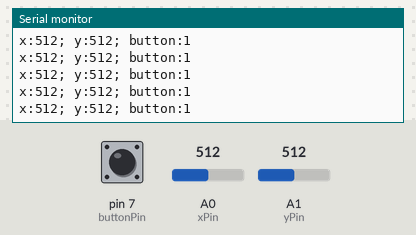
A sketch run on a simulated Arduino Uno, built with avr-gcc and run on an emulated ATmega328P. Shown: the last lines printed to the serial monitor. Inputs (shaded band) come from the test bench; at power-on: A0 (xPin) = 512, A1 (yPin) = 512, pin 7 (buttonPin) HIGH.

Above: at 1.2 s.
1.3 s: A0 (xPin) set to 104
At 2.0 s:
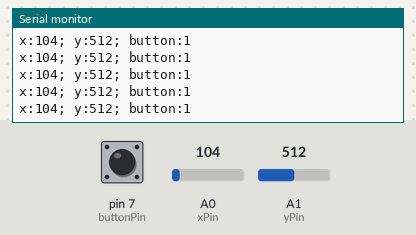
2.8 s: A0 (xPin) set to 92
At 3.3 s:
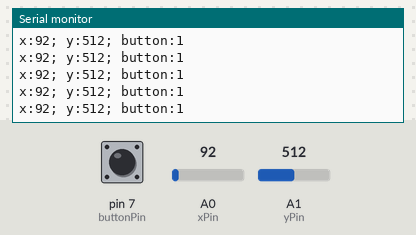
7.3 s: A1 (yPin) set to 8
At 8.0 s:
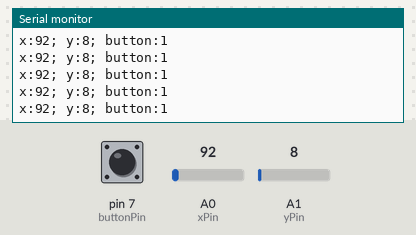
10.3 s: A1 (yPin) set to 11
At 11.2 s:
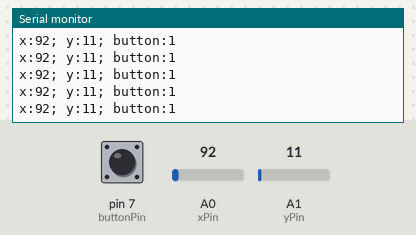
Timing chart, 0 to 13.3 s (numbered marks = the images above; inputs shaded):
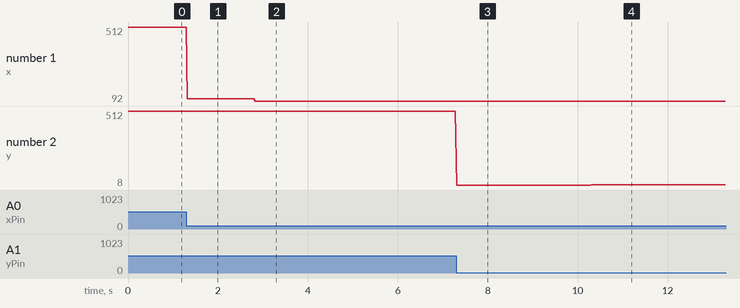

The sketch:

etch_final_arduino.ino
```cpp
// variables for pins
int xPin = A0;
int yPin = A1;
int buttonPin = 7;


void setup() {
  // turn on internal pull-up resistor
  pinMode( buttonPin, INPUT_PULLUP );

  // start Serial
  Serial.begin( 9600 );
}

void loop() {
  // read in values
  int xValue = analogRead( xPin );
  int yValue = analogRead( yPin );
  int buttonValue = digitalRead( buttonPin );

  // print out values
  Serial.print( "x:" );
  Serial.print( xValue );
  Serial.print( "; y:" );
  Serial.print( yValue );
  Serial.print( "; button:" );
  Serial.println( buttonValue );

  // wait a little bit
  delay( 30 );
}
```

Measured:
- after the input at 1.3 s, the serial monitor: prints a new line at once (image 1)
- after the input at 2.8 s, the serial monitor: prints a new line at once (image 2)
- after the input at 7.3 s, the serial monitor: prints a new line at once (image 3)
- after the input at 10.3 s, the serial monitor: prints a new line at once (image 4)
- plotted number 1: 512 → 104 after the input at 1.3 s, 104 → 92 after the input at 2.8 s
- plotted number 2: 512 → 8 after the input at 7.3 s, 8 → 11 after the input at 10.3 s
